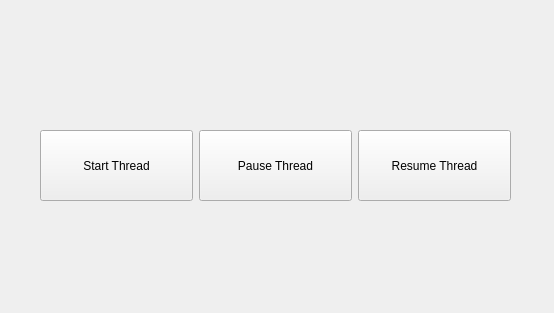
<?xml version="1.0" encoding="UTF-8"?>
<ui version="4.0">
 <class>Widget</class>
 <widget class="QWidget" name="Widget">
  <property name="geometry">
   <rect>
    <x>0</x>
    <y>0</y>
    <width>554</width>
    <height>313</height>
   </rect>
  </property>
  <property name="windowTitle">
   <string>Widget</string>
  </property>
  <widget class="QWidget" name="">
   <property name="geometry">
    <rect>
     <x>40</x>
     <y>130</y>
     <width>471</width>
     <height>71</height>
    </rect>
   </property>
   <layout class="QHBoxLayout" name="horizontalLayout">
    <item>
     <widget class="QPushButton" name="startButton">
      <property name="sizePolicy">
       <sizepolicy hsizetype="Minimum" vsizetype="Expanding">
        <horstretch>0</horstretch>
        <verstretch>0</verstretch>
       </sizepolicy>
      </property>
      <property name="text">
       <string>Start Thread</string>
      </property>
     </widget>
    </item>
    <item>
     <widget class="QPushButton" name="pauseButton">
      <property name="sizePolicy">
       <sizepolicy hsizetype="Minimum" vsizetype="MinimumExpanding">
        <horstretch>0</horstretch>
        <verstretch>0</verstretch>
       </sizepolicy>
      </property>
      <property name="text">
       <string>Pause Thread</string>
      </property>
     </widget>
    </item>
    <item>
     <widget class="QPushButton" name="resumeButon">
      <property name="sizePolicy">
       <sizepolicy hsizetype="Minimum" vsizetype="MinimumExpanding">
        <horstretch>0</horstretch>
        <verstretch>0</verstretch>
       </sizepolicy>
      </property>
      <property name="text">
       <string>Resume Thread</string>
      </property>
     </widget>
    </item>
   </layout>
  </widget>
 </widget>
 <resources/>
 <connections/>
</ui>
